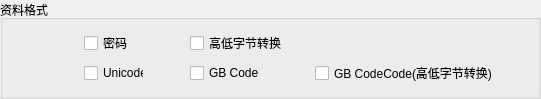
           <widget class="QGroupBox" name="groupBox_25">
            <property name="geometry">
             <rect>
              <x>10</x>
              <y>160</y>
              <width>541</width>
              <height>70</height>
             </rect>
            </property>
            <property name="title">
             <string>资料格式</string>
            </property>
            <layout class="QVBoxLayout" name="verticalLayout_19">
             <item>
              <layout class="QHBoxLayout" name="horizontalLayout_28">
               <item>
                <spacer name="horizontalSpacer_47">
                 <property name="orientation">
                  <enum>Qt::Horizontal</enum>
                 </property>
                 <property name="sizeType">
                  <enum>QSizePolicy::Fixed</enum>
                 </property>
                 <property name="sizeHint" stdset="0">
                  <size>
                   <width>70</width>
                   <height>20</height>
                  </size>
                 </property>
                </spacer>
               </item>
               <item>
                <widget class="QCheckBox" name="checkBox_10">
                 <property name="minimumSize">
                  <size>
                   <width>60</width>
                   <height>0</height>
                  </size>
                 </property>
                 <property name="text">
                  <string>密码</string>
                 </property>
                </widget>
               </item>
               <item>
                <spacer name="horizontalSpacer_48">
                 <property name="orientation">
                  <enum>Qt::Horizontal</enum>
                 </property>
                 <property name="sizeType">
                  <enum>QSizePolicy::Fixed</enum>
                 </property>
                 <property name="sizeHint" stdset="0">
                  <size>
                   <width>40</width>
                   <height>20</height>
                  </size>
                 </property>
                </spacer>
               </item>
               <item>
                <widget class="QCheckBox" name="checkBox_11">
                 <property name="minimumSize">
                  <size>
                   <width>100</width>
                   <height>0</height>
                  </size>
                 </property>
                 <property name="text">
                  <string>高低字节转换</string>
                 </property>
                </widget>
               </item>
               <item>
                <spacer name="horizontalSpacer_49">
                 <property name="orientation">
                  <enum>Qt::Horizontal</enum>
                 </property>
                 <property name="sizeHint" stdset="0">
                  <size>
                   <width>40</width>
                   <height>20</height>
                  </size>
                 </property>
                </spacer>
               </item>
              </layout>
             </item>
             <item>
              <layout class="QHBoxLayout" name="horizontalLayout_27">
               <item>
                <spacer name="horizontalSpacer_39">
                 <property name="orientation">
                  <enum>Qt::Horizontal</enum>
                 </property>
                 <property name="sizeType">
                  <enum>QSizePolicy::Fixed</enum>
                 </property>
                 <property name="sizeHint" stdset="0">
                  <size>
                   <width>70</width>
                   <height>20</height>
                  </size>
                 </property>
                </spacer>
               </item>
               <item>
                <widget class="QCheckBox" name="checkBox_13">
                 <property name="minimumSize">
                  <size>
                   <width>60</width>
                   <height>0</height>
                  </size>
                 </property>
                 <property name="text">
                  <string>Unicode</string>
                 </property>
                </widget>
               </item>
               <item>
                <spacer name="horizontalSpacer_44">
                 <property name="orientation">
                  <enum>Qt::Horizontal</enum>
                 </property>
                 <property name="sizeType">
                  <enum>QSizePolicy::Fixed</enum>
                 </property>
                 <property name="sizeHint" stdset="0">
                  <size>
                   <width>40</width>
                   <height>20</height>
                  </size>
                 </property>
                </spacer>
               </item>
               <item>
                <widget class="QCheckBox" name="checkBox_12">
                 <property name="minimumSize">
                  <size>
                   <width>90</width>
                   <height>0</height>
                  </size>
                 </property>
                 <property name="text">
                  <string>GB Code</string>
                 </property>
                </widget>
               </item>
               <item>
                <spacer name="horizontalSpacer_45">
                 <property name="orientation">
                  <enum>Qt::Horizontal</enum>
                 </property>
                 <property name="sizeHint" stdset="0">
                  <size>
                   <width>40</width>
                   <height>20</height>
                  </size>
                 </property>
                </spacer>
               </item>
               <item>
                <widget class="QCheckBox" name="checkBox_14">
                 <property name="text">
                  <string>GB CodeCode(高低字节转换)</string>
                 </property>
                </widget>
               </item>
               <item>
                <spacer name="horizontalSpacer_46">
                 <property name="orientation">
                  <enum>Qt::Horizontal</enum>
                 </property>
                 <property name="sizeHint" stdset="0">
                  <size>
                   <width>40</width>
                   <height>20</height>
                  </size>
                 </property>
                </spacer>
               </item>
              </layout>
             </item>
            </layout>
           </widget>
